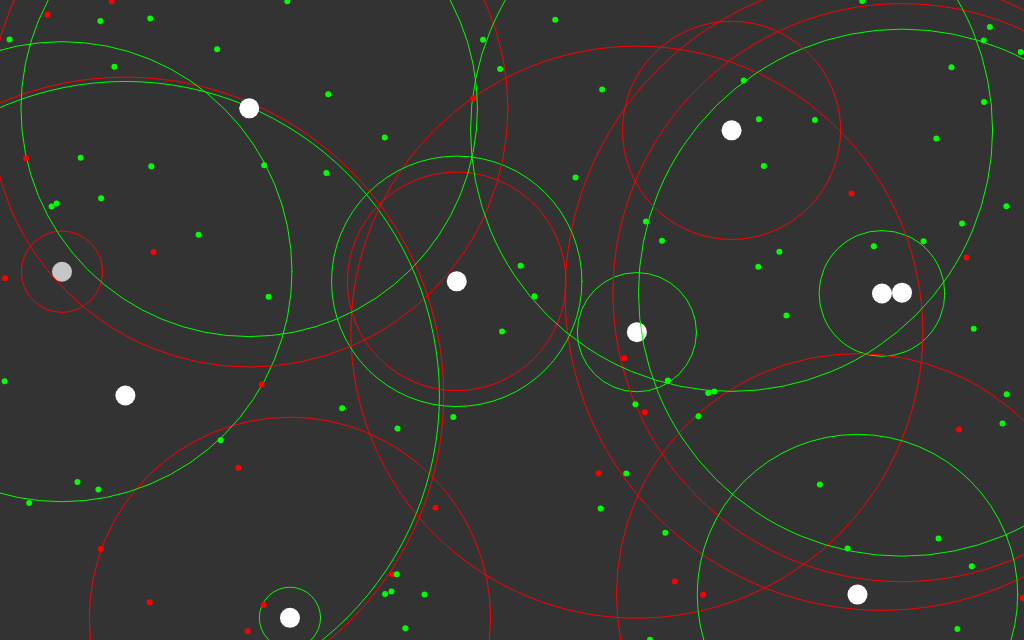
Frame 1 (no input)
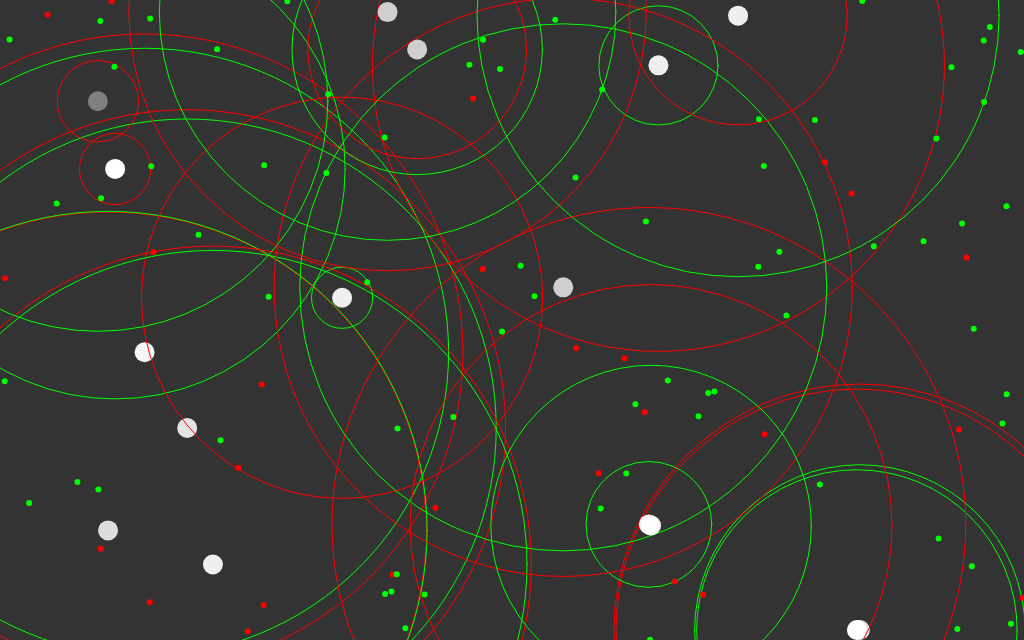
Frame 60 (no input)
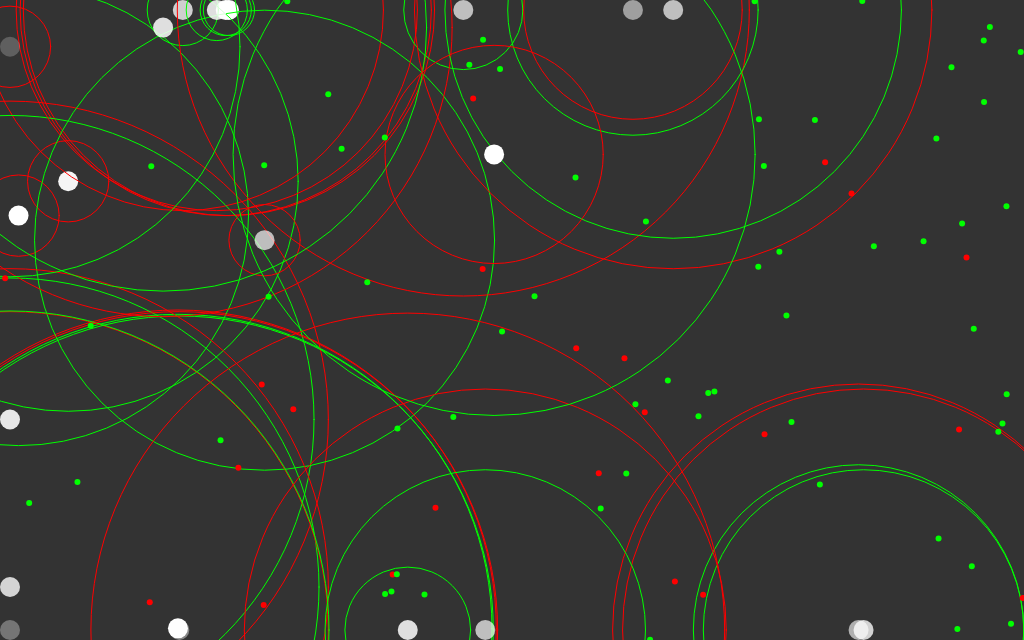
Frame 120 (the mouse pressed at the canvas centre since frame 60)

The p5.js sketch that drew these frames (run headless with seeded random() and noise() and a simulated clock; from frame 60 on, the mouse is pressed at the canvas centre):

// p5.js sketch
// ── sketch.js
var vehicles = [];
var vehNum = 10;
var food = [];
var foodNum = 100;

function setup() {
  createCanvas(1024,640);
  for (var i=0; i<vehNum; i++) {
    vehicles[i] = new Vehicle(random(width),random(height));
  }
  for (var i=0; i<foodNum; i++) {
    food[i] = new Food();
  }
}

function draw() {
  if (vehicles.length == 0) {
    noLoop();
    console.log("STOPPED");
  } 
  background(51);
  if (random(1) < 0.1) {
    food.push(new Food());
  }

  /*
  var mouse = createVector(mouseX,mouseY);
  fill(127);
  stroke(200);
  strokeWeight(2);
  ellipse(mouse.x,mouse.y,48,48);
  */

  //vehicle.seek(mouse);
  
  for (var i=vehicles.length-1; i>=0; i--) {
    if (random(1) < 0.005 && vehicles[i].health > 100) {
        vehicles.push(vehicles[i].clone());
    }
    if (vehicles[i].health < 0) {
      vehicles.splice(i,1);
    } else {
      vehicles[i].eat(food);
      vehicles[i].update();
      vehicles[i].disp();
    }    
  }
  
  for (var i=0; i<food.length; i++) {
    food[i].disp();
  }
}
// ── food.js
function Food() {
    this.pos = createVector(random(width),random(height));
    this.r = 6;

    if (random(1) < 0.25) {
        this.poison = true;
    } else {
        this.poison = false;
    }
    this.disp = function() {
        if (this.poison) {
            fill(255,0,0);
        } else {
            fill(0,255,0);
        }
        noStroke();
        ellipse(this.pos.x,this.pos.y,this.r,this.r);
    }
}
// ── vehicle.js
var mr = 0.5;
var variation = [-0.1,0.1];

function Vehicle(x,y,dna) {
    this.pos = createVector(x,y);
    this.vel = createVector(0,-2);
    this.acceleration = createVector(0,0);
    this.r = 20;
    this.maxSpeed = 8;
    this.maxForce = 0.05;
    this.health = 255;

    this.dna = [];
    if (dna == undefined) {
        this.dna[0] = random(-10,10);
        this.dna[1] = random(-10,10);
        this.dna[2] = random(this.r*2, height);
        this.dna[3] = random(this.r*2, height);
    } else {
        this.dna[0] = dna[0];
        if (random(1) < mr) {
            this.dna[0] += variation[floor(random(2))];
        }
        this.dna[1] = dna[1];
        if (random(1) < mr) {
            this.dna[1] += variation[floor(random(2))];
        }
        this.dna[2] = dna[2];
        if (random(1) < mr) {
            this.dna[2] += variation[floor(random(2))] * 100;
        }
        this.dna[3] = dna[3];
        if (random(1) < mr) {
            this.dna[3] += variation[floor(random(2))] * 100;
        }
    }

    this.update = function() {
        this.health -= 1;
        this.vel.add(this.acceleration);
        this.vel.limit(this.maxSpeed);
        this.pos.add(this.vel);
        this.pos.x = constrain(this.pos.x,this.r/2,width-this.r/2);
        this.pos.y = constrain(this.pos.y,this.r/2,height-this.r/2);
        this.acceleration.mult(0);
    }

    this.behaviour = function() {

    }

    this.applyForce = function(force) {
        this.acceleration.add(force);
    }

    this.seek = function(target, index) {
        var desired = p5.Vector.sub(target, this.pos);
        desired.setMag(this.maxSpeed);

        var steer = p5.Vector.sub(desired,this.vel);
        steer.limit(this.maxForce * this.dna[index]);

        this.applyForce(steer);
    }

    this.disp = function() {
        fill(255,255,255,this.health);
        
        noStroke();
        ellipse(this.pos.x,this.pos.y,this.r,this.r);

        noFill();
        stroke(255,0,0);
        ellipse(this.pos.x,this.pos.y,this.dna[3],this.dna[3]);
        stroke(0,255,0);
        ellipse(this.pos.x,this.pos.y,this.dna[2],this.dna[2]);

    }

    this.eat = function(list) {
        var recordG = Infinity;
        var recordB = Infinity;
        var recordGIndex = -1;
        var recordBIndex = -1;
        for (var i=list.length-1; i>=0; i--) {
            var distance = this.pos.dist(list[i].pos);
            if (!list[i].poison) {
                if (recordG > distance && distance < this.dna[2]) {
                    recordG = distance;
                    recordGIndex = i;
                }
            } else {
                if (recordB > distance && distance < this.dna[3]) {
                    recordB = distance;
                    recordBIndex = i;
                }
            }
        }

        console.log("recordB: ",recordB);
        console.log("recordG", recordG);
        
        if (recordGIndex != -1) {
            if (recordG < (this.r + list[recordGIndex].r)/2) {
                this.health += 40;
                list.splice(recordGIndex, 1);
            } else {
                this.seek(list[recordGIndex].pos, 0);
            }
        }
        if (recordBIndex != -1) {
                if (recordB < (this.r + list[recordBIndex].r)/2) {
                this.health -= 70;
                list.splice(recordBIndex, 1);
            } else {
                this.seek(list[recordBIndex].pos, 1);
            }
        }
    }

    this.clone = function() {
        return new Vehicle(this.pos.x,this.pos.y,this.dna);
    }

}
